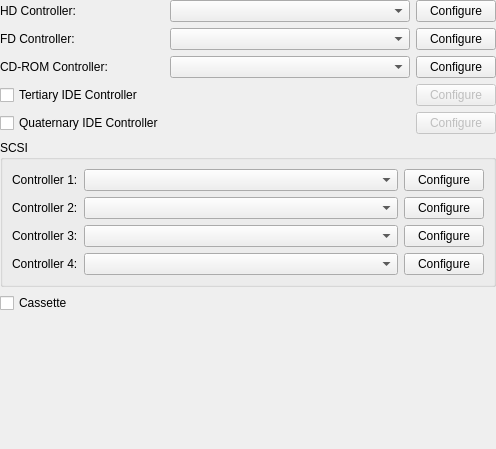
<?xml version="1.0" encoding="UTF-8"?>
<ui version="4.0">
 <class>SettingsStorageControllers</class>
 <widget class="QWidget" name="SettingsStorageControllers">
  <property name="geometry">
   <rect>
    <x>0</x>
    <y>0</y>
    <width>496</width>
    <height>449</height>
   </rect>
  </property>
  <property name="windowTitle">
   <string>Form</string>
  </property>
  <layout class="QVBoxLayout" name="verticalLayout">
   <property name="leftMargin">
    <number>0</number>
   </property>
   <property name="topMargin">
    <number>0</number>
   </property>
   <property name="rightMargin">
    <number>0</number>
   </property>
   <property name="bottomMargin">
    <number>0</number>
   </property>
   <item>
    <layout class="QGridLayout" name="gridLayout">
     <item row="0" column="0">
      <widget class="QLabel" name="label">
       <property name="text">
        <string>HD Controller:</string>
       </property>
      </widget>
     </item>
     <item row="1" column="2">
      <widget class="QPushButton" name="pushButtonFD">
       <property name="text">
        <string>Configure</string>
       </property>
      </widget>
     </item>
     <item row="1" column="0">
      <widget class="QLabel" name="label_2">
       <property name="text">
        <string>FD Controller:</string>
       </property>
      </widget>
     </item>
     <item row="2" column="0">
      <widget class="QLabel" name="label_7">
       <property name="text">
        <string>CD-ROM Controller:</string>
       </property>
       <property name="visible">
        <bool>false</bool>
       </property>
      </widget>
     </item>
     <item row="2" column="1">
      <widget class="QComboBox" name="comboBoxCDInterface">
       <property name="maxVisibleItems">
        <number>30</number>
       </property>
       <property name="visible">
        <bool>false</bool>
       </property>
      </widget>
     </item>
     <item row="2" column="2">
      <widget class="QPushButton" name="pushButtonCDInterface">
       <property name="text">
        <string>Configure</string>
       </property>
       <property name="visible">
        <bool>false</bool>
       </property>
      </widget>
     </item>
     <item row="0" column="1">
      <widget class="QComboBox" name="comboBoxHD">
       <property name="maxVisibleItems">
        <number>30</number>
       </property>
       <property name="sizePolicy">
        <sizepolicy hsizetype="Expanding" vsizetype="Fixed">
         <horstretch>0</horstretch>
         <verstretch>0</verstretch>
        </sizepolicy>
       </property>
      </widget>
     </item>
     <item row="0" column="2">
      <widget class="QPushButton" name="pushButtonHD">
       <property name="text">
        <string>Configure</string>
       </property>
      </widget>
     </item>
     <item row="1" column="1">
      <widget class="QComboBox" name="comboBoxFD">
       <property name="maxVisibleItems">
        <number>30</number>
       </property>
      </widget>
     </item>
     <item row="3" column="0">
      <widget class="QCheckBox" name="checkBoxTertiaryIDE">
       <property name="text">
        <string>Tertiary IDE Controller</string>
       </property>
      </widget>
     </item>
     <item row="4" column="0">
      <widget class="QCheckBox" name="checkBoxQuaternaryIDE">
       <property name="text">
        <string>Quaternary IDE Controller</string>
       </property>
      </widget>
     </item>
     <item row="3" column="2">
      <widget class="QPushButton" name="pushButtonTertiaryIDE">
       <property name="enabled">
        <bool>false</bool>
       </property>
       <property name="text">
        <string>Configure</string>
       </property>
      </widget>
     </item>
     <item row="4" column="2">
      <widget class="QPushButton" name="pushButtonQuaternaryIDE">
       <property name="enabled">
        <bool>false</bool>
       </property>
       <property name="text">
        <string>Configure</string>
       </property>
      </widget>
     </item>
    </layout>
   </item>
   <item>
    <widget class="QGroupBox" name="groupBox">
     <property name="title">
      <string>SCSI</string>
     </property>
     <layout class="QGridLayout" name="gridLayout_3">
      <item row="1" column="3">
       <widget class="QPushButton" name="pushButtonSCSI2">
        <property name="text">
         <string>Configure</string>
        </property>
       </widget>
      </item>
      <item row="3" column="3">
       <widget class="QPushButton" name="pushButtonSCSI4">
        <property name="text">
         <string>Configure</string>
        </property>
       </widget>
      </item>
      <item row="2" column="0">
       <widget class="QLabel" name="label_6">
        <property name="text">
         <string>Controller 3:</string>
        </property>
       </widget>
      </item>
      <item row="0" column="2">
       <widget class="QComboBox" name="comboBoxSCSI1">
        <property name="maxVisibleItems">
         <number>30</number>
        </property>
        <property name="sizePolicy">
         <sizepolicy hsizetype="Expanding" vsizetype="Fixed">
          <horstretch>0</horstretch>
          <verstretch>0</verstretch>
         </sizepolicy>
        </property>
       </widget>
      </item>
      <item row="0" column="3">
       <widget class="QPushButton" name="pushButtonSCSI1">
        <property name="text">
         <string>Configure</string>
        </property>
       </widget>
      </item>
      <item row="1" column="2">
       <widget class="QComboBox" name="comboBoxSCSI2">
        <property name="maxVisibleItems">
         <number>30</number>
        </property>
        <property name="sizePolicy">
         <sizepolicy hsizetype="Expanding" vsizetype="Fixed">
          <horstretch>0</horstretch>
          <verstretch>0</verstretch>
         </sizepolicy>
        </property>
       </widget>
      </item>
      <item row="2" column="2">
       <widget class="QComboBox" name="comboBoxSCSI3">
        <property name="maxVisibleItems">
         <number>30</number>
        </property>
        <property name="sizePolicy">
         <sizepolicy hsizetype="Expanding" vsizetype="Fixed">
          <horstretch>0</horstretch>
          <verstretch>0</verstretch>
         </sizepolicy>
        </property>
       </widget>
      </item>
      <item row="3" column="2">
       <widget class="QComboBox" name="comboBoxSCSI4">
        <property name="maxVisibleItems">
         <number>30</number>
        </property>
        <property name="sizePolicy">
         <sizepolicy hsizetype="Expanding" vsizetype="Fixed">
          <horstretch>0</horstretch>
          <verstretch>0</verstretch>
         </sizepolicy>
        </property>
       </widget>
      </item>
      <item row="0" column="0">
       <widget class="QLabel" name="label_3">
        <property name="text">
         <string>Controller 1:</string>
        </property>
       </widget>
      </item>
      <item row="1" column="0">
       <widget class="QLabel" name="label_4">
        <property name="text">
         <string>Controller 2:</string>
        </property>
       </widget>
      </item>
      <item row="3" column="0">
       <widget class="QLabel" name="label_5">
        <property name="text">
         <string>Controller 4:</string>
        </property>
       </widget>
      </item>
      <item row="2" column="3">
       <widget class="QPushButton" name="pushButtonSCSI3">
        <property name="text">
         <string>Configure</string>
        </property>
       </widget>
      </item>
     </layout>
    </widget>
   </item>
   <item>
    <widget class="QCheckBox" name="checkBoxCassette">
     <property name="text">
      <string>Cassette</string>
     </property>
    </widget>
   </item>
   <item>
    <spacer name="verticalSpacer">
     <property name="orientation">
      <enum>Qt::Vertical</enum>
     </property>
     <property name="sizeHint" stdset="0">
      <size>
       <width>20</width>
       <height>40</height>
      </size>
     </property>
    </spacer>
   </item>
  </layout>
 </widget>
 <resources/>
 <connections/>
</ui>
